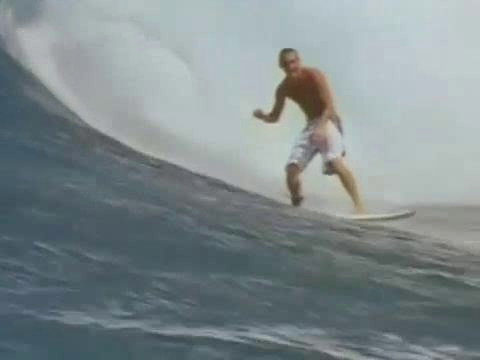
//> input picture frame 37 of build/save.avi, 480 x 360 px
$ ./main   (built with g++ and OpenCV 4)
//> lines starting //> are read from the running program, lines starting //| are printed output that depends on the picture
### src/selectROI.h
#pragma once
#ifndef _SELECT_ROI_H_HH
#define _SELECT_ROI_H_HH

#include <opencv2/opencv.hpp>
#include <map>

typedef struct selectROI_handler_param {
	cv::Point click_1, click_2, click_move;
	bool drawRoi;
	bool endDraw;
}selectROI_handler_param;

class selectROI_handler
{
	friend class selectROI;
protected:
	static void onMouse(int event, int x, int y, int flags, void* param);
};

class selectROI {
public:
	selectROI();
	virtual ~selectROI();
public:
	void init_param();
	cv::Rect add(const std::string windname, const cv::Mat& image);
	void exit();
	void reinit();
private:
	selectROI_handler_param* param;
};
#endif

### src/tracker.h
#ifndef _TRACKER_H_HH
#define _TRACKER_H_HH

#include <opencv2/opencv.hpp>

class mosseTracker
{
public:
	mosseTracker();
	virtual ~mosseTracker();
public:
	void init(cv::Rect roi, const cv::Mat& image);
	cv::Rect update(const cv::Mat& image);
protected:
	void init_param();
	void train(const cv::Mat& image);

	cv::Mat bgr2gray(const cv::Mat& image);
	cv::Mat imcrop(cv::Rect roi, const cv::Mat& image);
	cv::Mat createGaussKernel(cv::Size sz, float sigma, cv::Point center);
	cv::Mat fft(cv::Mat image, bool backwards = false);
	cv::Mat conj(const cv::Mat& image);
	cv::Mat preprocess(const cv::Mat& image);
	cv::Mat createHanningMats(int rows, int cols);
	cv::Mat rand_warp(const cv::Mat& image);
	cv::Mat convert(const cv::Mat& src);
	cv::Mat real(cv::Mat image);
	cv::Mat imag(cv::Mat image);
	cv::Mat complexDivision(cv::Mat a, cv::Mat b);
	cv::Mat complexMultiplication(cv::Mat a, cv::Mat b);
private:
	float _sigma;
	float _eta;
	cv::Mat guassKernelMatrix;
	cv::Mat gauss_fft;
	cv::Mat Ai;
	cv::Mat Bi;
	cv::Mat Hi;
	cv::Mat fi;
	cv::Mat fi_fft;
	cv::Size init_sz;							/*初始化尺寸*/
	cv::Rect _roi;								/*每一帧跟踪结果*/
};
#endif

### src/selectROI.cpp
#include "selectROI.h"

selectROI::selectROI()
{
}

selectROI::~selectROI()
{
}

void selectROI_handler::onMouse(int event, int x, int y, int flags, void* param)
{
	selectROI_handler_param* shparam = (selectROI_handler_param*)param;
	switch (event)
	{
	case CV_EVENT_LBUTTONDOWN:
		shparam->drawRoi = true;
		shparam->click_1.x = x;
		shparam->click_1.y = y;
		break;
	case CV_EVENT_MOUSEMOVE:
		shparam->click_move.x = x;
		shparam->click_move.y = y;
		break;
	case CV_EVENT_LBUTTONUP:
		shparam->click_2.x = x;
		shparam->click_2.y = y;
		shparam->drawRoi = false;
		shparam->endDraw = true;
		break;
	default:
		break;
	}
}

cv::Rect selectROI::add(const std::string windname, const cv::Mat& image)
{

	cv::Mat src_copy = image.clone();
	cv::imshow(windname, src_copy);
	int lx, ly, w, h;
	while (!param->endDraw)
	{
		cv::setMouseCallback(windname, selectROI_handler::onMouse, param);
		src_copy = image.clone();
		cv::Rect temp;
		if (param->drawRoi)
		{
			lx = param->click_1.x > param->click_move.x ? param->click_move.x : param->click_1.x;
			ly = param->click_1.y > param->click_move.y ? param->click_move.y : param->click_1.y;
			w = std::abs(param->click_move.x - param->click_1.x);
			h = std::abs(param->click_move.y - param->click_1.y);
			temp = cv::Rect(lx, ly, w, h);
			cv::rectangle(src_copy, temp, cv::Scalar(255,255,255));
		}
		cv::imshow(windname, src_copy);
		cv::waitKey(20);
	}
	lx = param->click_1.x > param->click_2.x ? param->click_2.x : param->click_1.x;
	ly = param->click_1.y > param->click_2.y ? param->click_2.y : param->click_1.y;
	w = std::abs(param->click_2.x - param->click_1.x);
	h = std::abs(param->click_2.y - param->click_1.y);
	cv::Rect res = cv::Rect(lx, ly, w, h);
	return res;
}

void selectROI::init_param()
{
	param = new selectROI_handler_param();
	memset(param, 0, sizeof(selectROI_handler_param));
	param->drawRoi = false;
	param->endDraw = false;
}

// [10 lines left out: functions exit, reinit, not called in this run]

### src/tracker.cpp
#include "tracker.h"
#include <assert.h>
#include <stdlib.h>
#include <time.h>

mosseTracker::mosseTracker()
{

}

mosseTracker::~mosseTracker()
{

}

cv::Mat mosseTracker::createGaussKernel(cv::Size sz, float sigma, cv::Point center)
{
	cv::Mat gauss = cv::Mat::zeros(sz, CV_32FC1);
	for(int r = 0; r < sz.height; r++)
		for(int c = 0; c < sz.width; c++)
		{
			float v = (r - center.y) * (r - center.y) + (c - center.x) * (c - center.x);
			v /= (2 * sigma);
			gauss.at<float>(r, c) = std::exp(-v);
		}
	return gauss;
}

void mosseTracker::init_param()
{
	_sigma = 100;
	_eta = 0.125;
}

cv::Mat mosseTracker::bgr2gray(const cv::Mat& image)
{
	cv::Mat res;
	int chans = image.channels();
	if(chans == 3)
		cv::cvtColor(image, res, CV_BGR2GRAY);
	else res = image.clone();
	return res;
}

cv::Mat mosseTracker::imcrop(cv::Rect roi, const cv::Mat& image)
{
	cv::Rect img = cv::Rect(0,0,image.cols,image.rows);
	cv::Rect res = roi & img;
	return image(res).clone();
}

cv::Mat mosseTracker::fft(cv::Mat image, bool backwards)
{
	if(image.channels() == 1)
	{
		cv::Mat planes[] = {cv::Mat_<float>(image), cv::Mat_<float>::zeros(image.size())};
		cv::merge(planes, 2, image);
	}
	cv::dft(image, image, backwards ? (cv::DFT_INVERSE | cv::DFT_SCALE) : 0);

	return image;
}

cv::Mat mosseTracker::conj(const cv::Mat& image)
{
	assert(image.channels() == 2);
	cv::Mat mat[2];
	cv::split(image, mat);
	mat[1] *= -1;
	cv::Mat res;
	cv::merge(mat, 2, res);
	return res;
}

cv::Mat mosseTracker::createHanningMats(int rows, int cols)
{
	cv::Mat hann1t = cv::Mat(cv::Size(cols, 1), CV_32F, cv::Scalar(0));
	cv::Mat hann2t = cv::Mat(cv::Size(1, rows), CV_32F, cv::Scalar(0));

	for(int i = 0; i < hann1t.cols; i++)
		hann1t.at<float>(0, i) = 0.5 * (1 - std::cos(2 * CV_PI * i / (hann1t.cols - 1)));
	for(int i = 0; i < hann2t.rows; i++)
		hann2t.at<float>(i, 0) = 0.5 * (1 - std::cos(2 * CV_PI * i / (hann2t.rows - 1)));

	cv::Mat hann2d = hann2t * hann1t;
	return hann2d;
}

cv::Mat mosseTracker::preprocess(const cv::Mat& image)
{
	cv::Mat win = createHanningMats(image.rows, image.cols);
	float eps = 1e-5;
	cv::Mat img = image + cv::Scalar::all(1);
	img = cv::Mat_<float>(img);
	cv::log(img, img);
	cv::Scalar mean, std;
	cv::meanStdDev(img, mean, std);
	img = (img - cv::Scalar::all(mean[0])) / (std[0] + eps);
	return img.mul(win);
}

cv::Mat mosseTracker::rand_warp(const cv::Mat& image)
{
	srand((unsigned)time(NULL));
	float a = -180.0 / 16;
	float b = -a;
	float rand_v_1 = rand() % 101 / 100.0;
	float r = a + (b - 1) * rand_v_1;

	float rand_v_2 = rand() % 101 / 100.0;
	float scale = 1 - 0.1 + 0.2 * rand_v_2;

	cv::Mat rotate_image = cv::Mat::zeros(image.size(), image.type());
	cv::Point center = cv::Point(image.cols/2, image.rows/2);
	cv::Mat rot_mat = cv::getRotationMatrix2D(center, double(r), double(scale));
	cv::warpAffine(image, rotate_image, rot_mat, image.size());

	return rotate_image;
}

cv::Mat mosseTracker::complexMultiplication(cv::Mat a, cv::Mat b)
{
	std::vector<cv::Mat> pa;
	std::vector<cv::Mat> pb;
	cv::split(a, pa);
	cv::split(b, pb);

	std::vector<cv::Mat> pres;
	pres.push_back(pa[0].mul(pb[0]) - pa[1].mul(pb[1]));
	pres.push_back(pa[0].mul(pb[1]) + pa[1].mul(pb[0]));

	cv::Mat res;
	cv::merge(pres, res);

	return res;
}

void mosseTracker::init(cv::Rect roi, const cv::Mat& image)
{
	init_param();
	_roi = roi;

	cv::Point center = cv::Point(roi.x+roi.width/2, roi.y+roi.height/2);

	guassKernelMatrix = createGaussKernel(image.size(), _sigma, center);

	cv::Mat gray = bgr2gray(image);

	cv::Mat gray_crop = imcrop(roi, gray);

	cv::Mat guassKernelMatrix_crop = imcrop(roi, guassKernelMatrix);

	init_sz.width = guassKernelMatrix_crop.cols;
	init_sz.height = guassKernelMatrix_crop.rows;

	gauss_fft = fft(guassKernelMatrix_crop);

	if(gray_crop.size() != guassKernelMatrix_crop.size())
		cv::resize(gray_crop, gray_crop, guassKernelMatrix_crop.size());

	fi = preprocess(gray_crop);

	fi_fft = fft(fi);

	Ai = complexMultiplication(gauss_fft, conj(fi_fft));
	Bi = complexMultiplication(fi_fft, conj(fi_fft));

	int N = 128;
	for(int i = 0; i < N; i++)
	{
		fi = preprocess(rand_warp(gray_crop));
		fi_fft = fft(fi);
		Ai += complexMultiplication(gauss_fft, conj(fi_fft));
		Bi += complexMultiplication(fi_fft, conj(fi_fft));
	}

	Ai *= _eta;
	Bi *= _eta;
}

// [12 lines left out: function convert, not called in this run]

cv::Mat mosseTracker::real(cv::Mat image)
{
	std::vector<cv::Mat> mats;
	cv::split(image, mats);
	return mats[0];
}

// [6 lines left out: function imag, not called in this run]

cv::Mat mosseTracker::complexDivision(cv::Mat a, cv::Mat b)
{
	std::vector<cv::Mat> pa;
	std::vector<cv::Mat> pb;

	cv::split(a, pa);
	cv::split(b, pb);

	cv::Mat divisior = 1.0 / (pb[0].mul(pb[0]) + pb[1].mul(pb[1]));

	std::vector<cv::Mat> pres;

	pres.push_back((pa[0].mul(pb[0]) + pa[1].mul(pb[1])).mul(divisior));
	pres.push_back((pa[1].mul(pb[0]) + pa[0].mul(pb[1])).mul(divisior));

	cv::Mat res;
	cv::merge(pres, res);
	return res;
}

cv::Rect mosseTracker::update(const cv::Mat& image)
{
	cv::Mat gray = bgr2gray(image);
	Hi = complexDivision(Ai, Bi);

	fi = imcrop(_roi, gray);
	//cv::resize(_roi, gray);
	cv::resize(fi, fi, init_sz);
	fi = preprocess(fi);

	cv::Mat response = fft(complexMultiplication(Hi, fft(fi)), true);

	cv::normalize(response, response, 0, 1, cv::NORM_MINMAX);

	response *= 255.0;

	cv::Mat resp = real(response);
	cv::Mat resp_cv8u = cv::Mat_<unsigned char>(resp);

	cv::Point ps;
	double max_response;
	cv::minMaxLoc(resp_cv8u, NULL, &max_response, NULL, &ps);

	float dx = ps.x - init_sz.width / 2;
	float dy = ps.y - init_sz.height / 2;

	_roi = cv::Rect(_roi.x + dx, _roi.y + dy, init_sz.width, init_sz.height);

	train(gray);

	return _roi;
}

void mosseTracker::train(const cv::Mat& image)
{
	fi = imcrop(_roi, image);
	cv::resize(fi, fi, init_sz);
	fi = preprocess(fi);

	fi_fft = fft(fi);
	Ai = _eta * complexMultiplication(gauss_fft, conj(fi_fft)) + (1 - _eta) * Ai;
	Bi = _eta * complexMultiplication(fi_fft, conj(fi_fft)) + (1 - _eta) * Bi;
}

### src/main.cpp
#include "tracker.h"
#include <assert.h>
#include "selectROI.h"

void run()
{
	cv::VideoCapture cap;
	cap.open("save.avi");

	cv::VideoWriter save;
	save.open("save_1.avi", CV_FOURCC('M','P','4','2'), 25.0, cv::Size(480,360), true);
	mosseTracker track;
	selectROI box;
	box.init_param();
	cv::Mat frame;
	bool init = true;
	cv::Rect roi;
	std::string trackingWindow = "tracking.jpg";
	while(cap.read(frame))
	{
		if(init)
		{
			roi = box.add(trackingWindow, frame);
			track.init(roi, frame);
			init = false;
		}
		else
			roi = track.update(frame);
		cv::rectangle(frame, roi, cv::Scalar(255,255,0));
		cv::imshow(trackingWindow, frame);
		save << frame;
		cv::waitKey(20);
	}
	cap.release();
	box.exit();
}

void img2avi(char* address)
{
	assert(address != NULL);
	char buf[128];
	int nums = 1;
	sprintf(buf, "%s/%04d.jpg", address, nums);

	cv::Mat frame = cv::imread(buf);

	while(frame.data == NULL)
	{
		nums++;
		printf("num = %d\n", nums);
		sprintf(buf, "%s/%04d.jpg", address, nums);
		frame = cv::imread(buf);
	}

	cv::VideoWriter save;
	save.open("save.avi", CV_FOURCC('M','P','4','2'), 25.0, frame.size(), true);
	save << frame;
	nums++;

	while(frame.data != NULL)
	{
		sprintf(buf, "%s/%04d.jpg", address, nums++);
		frame = cv::imread(buf);
		save << frame;
	}
	save.release();
	printf("save over!\n");
}

int main()
{
	//img2avi((char*)"img");
	run();
//> in run, frame is the input picture: 360 rows x 480 cols, CV_8UC3; mean B, G, R 141.6, 139.1, 128.2
//> the loop in add, `while (!param->endDraw)` made 1 pass; the left mouse button is pressed at (120, 90)
//> in run, `roi = box.add(trackingWindow, frame);`: roi = Rect(120, 90, 240, 180)
//> in init, `cv::Point center = cv::Point(roi.x+roi.width/2, roi.y+roi.height/2);`: center = Point(240, 180)
//> in createGaussKernel, `cv::Mat gauss = cv::Mat::zeros(sz, CV_32FC1);`: gauss: 360 rows x 480 cols, CV_32FC1; every value is 0
//> after the loop in createGaussKernel, `for(int r = 0; r < sz.height; r++)`:
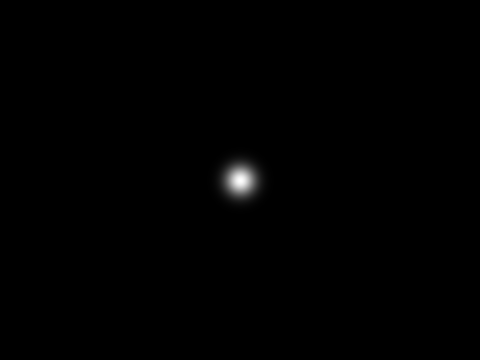
//> gauss: 360 rows x 480 cols, CV_32FC1; min 0, max 1, mean 0.00364
//> in imcrop, `cv::Rect res = roi & img;`: res = Rect(120, 90, 240, 180)
//> in fft, `cv::Mat planes[] = {cv::Mat_<float>(image), cv::Mat_<float>::zeros(ima..`: planes[1]: 180 rows x 240 cols, CV_32FC1; every value is 0
//> in preprocess, `cv::meanStdDev(img, mean, std);`:
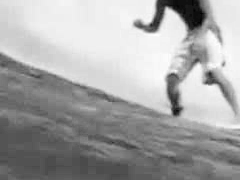
//> img: 180 rows x 240 cols, CV_32FC1; min 4.04, max 5.32, mean 4.87; drawn with min black and max white
//> in preprocess, `cv::meanStdDev(img, mean, std);`: mean = Scalar(4.87); std = Scalar(0.313)
//> in complexMultiplication (call 2), `pres.push_back(pa[0].mul(pb[1]) + pa[1].mul(pb[0]));`: pres[1]: 180 rows x 240 cols, CV_32FC1; every value is 0
//> the loop in init, `for(int i = 0; i < N; i++)` made 128 passes
//> pass 1, in preprocess (call 2), `cv::meanStdDev(img, mean, std);`:
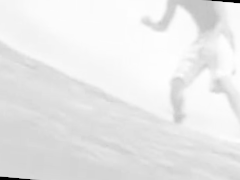
//> img: 180 rows x 240 cols, CV_32FC1; min 0, max 5.31, mean 4.86; drawn with min black and max white
//> in real, `cv::split(image, mats);`:
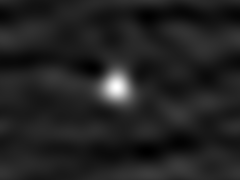
//> mats[0]: 180 rows x 240 cols, CV_32FC1; min 0, max 255, mean 34.5
//> in real, `cv::split(image, mats);`:
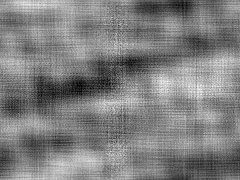
//> mats[1]: 180 rows x 240 cols, CV_32FC1; min 31.88, max 31.88, mean 31.9; drawn with min black and max white
//> in update, `cv::minMaxLoc(resp_cv8u, NULL, &max_response, NULL, &ps);`: max_response = 255; ps = Point(116, 86)
//> in update, `float dx = ps.x - init_sz.width / 2;`: dx = -4
//> in train, `fi = preprocess(fi);`:
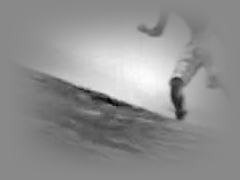
//> fi: 180 rows x 240 cols, CV_32FC1; min -1.24, max 1.06, mean 0.0606; drawn with min black and max white
//> in run, `roi = track.update(frame);`: roi = Rect(116, 86, 240, 180)
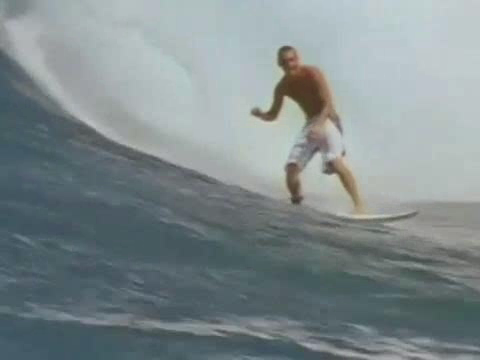
//> input picture frame 39 of build/save.avi, 480 x 360 px
	return 0;
}

$ run again, starting later in the video
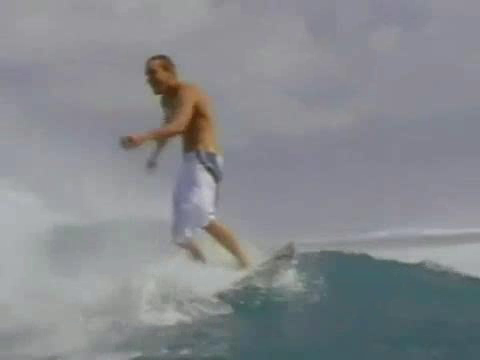
//> input picture frame 169 of build/save.avi, 480 x 360 px
//> in run, frame is the input picture: 360 rows x 480 cols, CV_8UC3; mean B, G, R 141.3, 136.7, 133.9
//> the loop in add, `while (!param->endDraw)` made 1 pass; the left mouse button is pressed at (120, 90)
//> in run, `roi = box.add(trackingWindow, frame);`: roi = Rect(120, 90, 240, 180)
//> center = Point(240, 180)
//> in imcrop, `cv::Rect res = roi & img;`: res = Rect(120, 90, 240, 180)
//> mean = Scalar(4.9); std = Scalar(0.185)
//> in real, `cv::split(image, mats);`:
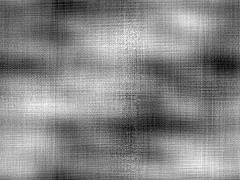
//> mats[1]: 180 rows x 240 cols, CV_32FC1; min 52.25, max 52.25, mean 52.3; drawn with min black and max white
//> max_response = 255; ps = Point(131, 92)
//> dx = 11
//> dy = 2
//> in run, `roi = track.update(frame);`: roi = Rect(131, 92, 240, 180)
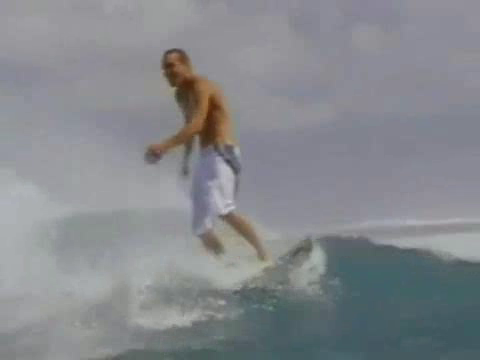
//> input picture frame 171 of build/save.avi, 480 x 360 px

$ run again, starting later in the video
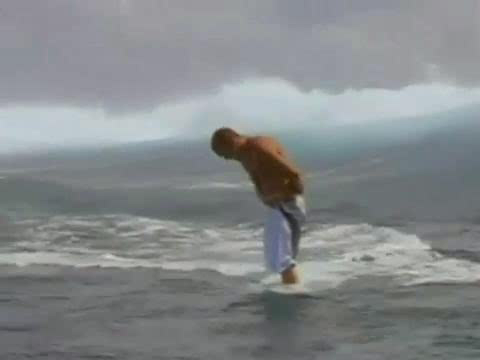
//> input picture frame 300 of build/save.avi, 480 x 360 px
//> in run, frame is the input picture: 360 rows x 480 cols, CV_8UC3; mean B, G, R 139.5, 137.6, 133.4
//> the loop in add, `while (!param->endDraw)` made 1 pass; the left mouse button is pressed at (120, 90)
//> in run, `roi = box.add(trackingWindow, frame);`: roi = Rect(120, 90, 240, 180)
//> center = Point(240, 180)
//> in imcrop, `cv::Rect res = roi & img;`: res = Rect(120, 90, 240, 180)
//> mean = Scalar(4.89); std = Scalar(0.352)
//> max_response = 255; ps = Point(120, 95)
//> dx = 0
//> dy = 5
//> in train, `fi = preprocess(fi);`:
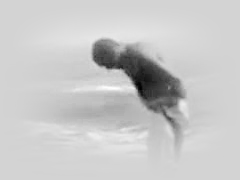
//> fi: 180 rows x 240 cols, CV_32FC1; min -3.22, max 0.671, mean -0.165; drawn with min black and max white
//> in run, `roi = track.update(frame);`: roi = Rect(120, 95, 240, 180)
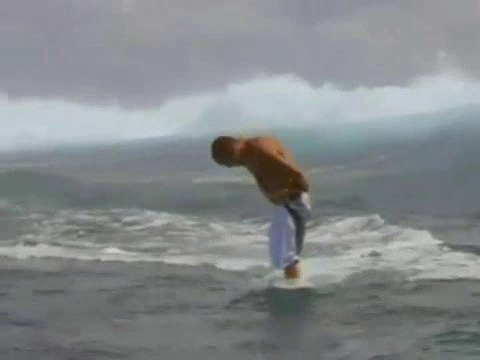
//> input picture frame 302 of build/save.avi, 480 x 360 px
